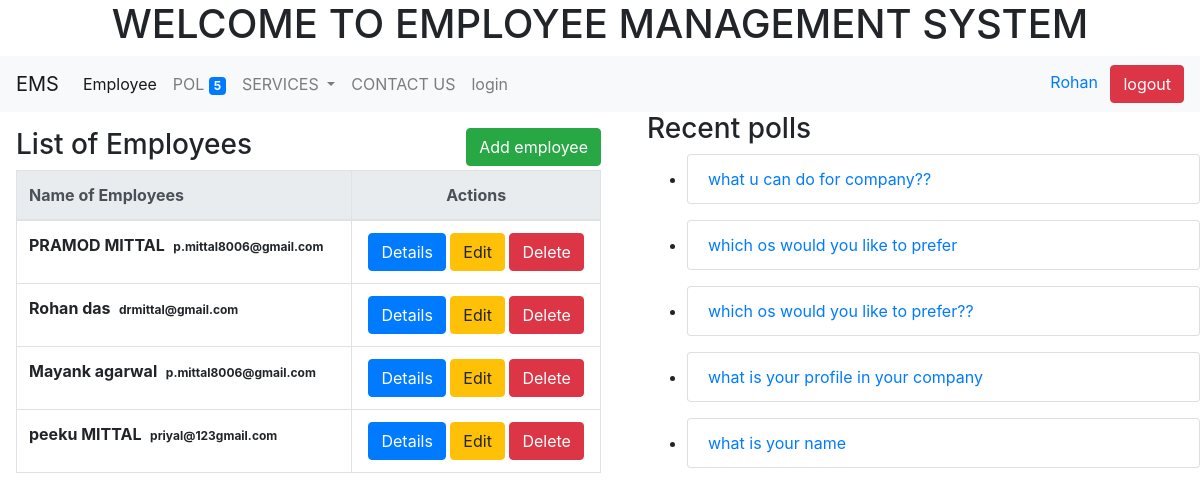
Screenshot of /employee/ (signed in) with the database file from the repository.
### polls/models.py (models this page shows, shortened)
class objectTracking(models.Model):
    created_at = models.DateTimeField(auto_now_add=True)
    updated_at = models.DateTimeField(auto_now=True)
    class Meta:
        abstract = True
        ordering = ('created_at',)

class Question(objectTracking):
    title = models.TextField(null=True, blank=True)
    status = models.CharField(default='inactive', max_length=20)
    created_by = models.ForeignKey(User, null=True, blank=True, on_delete=models.CASCADE)
    start_date = models.DateTimeField(null=True, blank=True)
    end_date = models.DateTimeField(null=True, blank=True)

### employee/views.py (the view)
# urls.py: path('',views.employee_list,name = 'employee_list'),
@login_required(login_url='/login/')
def employee_list(request):
    print(request.role)
    context = {}
    context['users'] = User.objects.all()
    context['title'] = 'Employees'
    return render(request, 'employee/index.html', context)

### polls/context_processors.py (called while the page is built)
def polls_count(request):
    count = Question.objects.count()
    return {'polls_count': count}

### polls/templatetags/poll_extra.py (called while the page is built)
def upper(value, n):
    return value.upper()[0:n]

@register.simple_tag
def recent_polls(n=5):
    question = Question.objects.all().order_by('-created_at')
    return question[0:n]

### templates/employee/index.html (shortened to what this page needs)
{% extends 'polls/base.html' %}
{% load poll_extra %}
{% block body %}
<div class="row">
    <div class="col-sm-6 mx-3">
                <p>
            <div class="float-left"><h3>List of {{title}}</h3></div>
            {% if request.role == 'Admin' %}
            <a class="btn btn-success float-right" href="/employee/add/">Add employee</a>
            {% endif %}
        </p>
        <div class="table-responsive-sm px-0">
        {% if users %}
            <table class="table table-bordered">
                <thead class="thead-light">
                    <tr>
                        <th>Name of Employees</th>
                        <th class="text-center">Actions</th>
                    </tr>
                </thead>
                <tbody>
                {% for user in users %}
                    <tr>
                        <th scope="row">
                            {{user.first_name}} {{user.last_name}}
                            <span class="badge badge-default">{{user.email}}</span>
                        <td class="text-center">
                            <a class="btn btn-primary" href="{%  url 'employee_details' user.id %}">Details</a>
                            <a class="btn btn-warning" href="{%  url 'employee_edit' user.id %}">Edit</a>
                            <a class="btn btn-danger" href="{%  url 'employee_delete' user.id %}">Delete</a>
                        </td>
                    </tr>
                {% endfor %}
                </tbody>
                </table>
        {% else %}
            <p>There is no employee available.</p>
        {% endif %}
        </div>
    </div>
<div class="col-sm 3 -mx-4">
    {% recent_polls as question %}
<h3>Recent polls</h3>
    {% if question %}
    <div class="list-group">
        {% for question in question  %}
            <ul>
                <li>
                    <a class="list-group-item" href="/polls/{{ question.id}}/details/">{{ question.title }}</a>
                </li>
            </ul>
        {% endfor %}
    </div>
    {% else %}
        <p>no question available!!!!!!!</p>
    {% endif %}
</div>
</div>
{% endblock body %}

### templates/polls/base.html (shortened to what this page needs)
{% load poll_extra %}
<!doctype html>
<html lang="en">
  <head>
    <link rel="stylesheet" href="https://stackpath.bootstrapcdn.com/bootstrap/4.4.1/css/bootstrap.min.css">
  </head>
  <body>
  <h1 align="center">WELCOME TO EMPLOYEE MANAGEMENT SYSTEM</h1>
    <nav class="navbar navbar-expand-lg navbar-light bg-light">
  <a class="navbar-brand" href="#">EMS</a>
  <div class="collapse navbar-collapse" id="navbarSupportedContent">
    <ul class="navbar-nav mr-auto">
      <li class="nav-item active">
        <a class="nav-link" href="/employee">{{ 'employee' | capfirst }}
          <span class="sr-only">(current)</span></a>
      </li>
      <li class="nav-item">
        <a class="nav-link" href="/polls">{{ 'Polls' | upper:3 }}
          <span class="badge badge-primary bedge-pill">{{ polls_count }}</span>
        </a>
      </li>
      <li class="nav-item dropdown">
        <a class="nav-link dropdown-toggle" href="/services" id="navbarDropdown" role="button" data-toggle="dropdown" aria-haspopup="true" aria-expanded="false">
          SERVICES
        </a>
        </li>
      <li class="nav-item">
        <a class="nav-link" href="/contact">CONTACT US</a>
      </li>
      <li class="nav-item">
        <a class="nav-link" href="/login">login</a>
      </li>
    </ul>
  </div>
      <div class="text-right">
        {% if user.is_authenticated %}
        <form method="POST" action="/logout/">
          <a href="{% url 'my_profile' %}">
          <span class="mr-sm-2">{{request.user.first_name}}</span>
            </a>
    <input type="submit" class="btn btn-danger" value="logout">
</form>
        {% endif %}
      </div>
</nav>
{% block body %}  {% endblock body %}
  </body>
</html>

### rows the page displays
Question: title "what u can do for company??"
Question: title "which os would you like to prefer"
Question: title "which os would you like to prefer??"
Question: title "what is your profile in your company"
Question: title "what is your name"

### other values shown
{{ 'employee' | capfirst }} "Employee"
{{ 'Polls' | upper:3 }} "POL"
{{ polls_count }} "5"
{{ request.user.first_name }} "Rohan"
{{ title }} "Employees"
{{ user.first_name }} "PRAMOD"
{{ user.last_name }} "MITTAL"
{{ user.email }} "p.mittal8006@gmail.com"
{{ user.first_name }} "Rohan"
{{ user.last_name }} "das"
{{ user.email }} "drmittal@gmail.com"
{{ user.first_name }} "Mayank"
{{ user.last_name }} "agarwal"
{{ user.first_name }} "peeku"
{{ user.email }} "priyal@123gmail.com"
